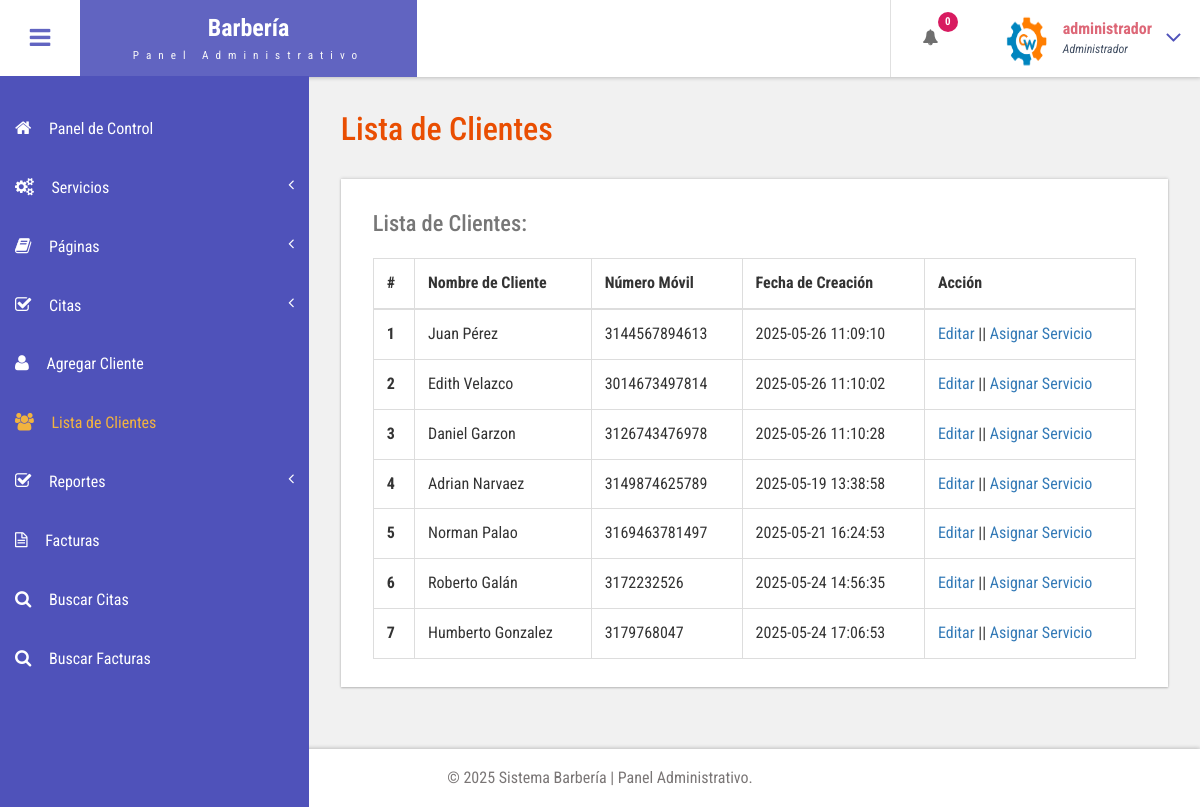
The app's page /admin/customer-list.php (signed in) with its own data.
### tables this page shows
CREATE TABLE `tblcustomers` (
  `ID` int(10) NOT NULL,
  `Name` varchar(120) DEFAULT NULL,
  `Email` varchar(200) DEFAULT NULL,
  `MobileNumber` bigint(11) DEFAULT NULL,
  `Gender` enum('Mujer','Hombre','No definido') DEFAULT NULL,
  `Details` mediumtext DEFAULT NULL,
  `CreationDate` timestamp NULL DEFAULT current_timestamp(),
  `UpdationDate` timestamp NULL DEFAULT NULL ON UPDATE current_timestamp()
);

### admin/customer-list.php (the view, shortened to what this page needs)
<?php
include('includes/dbconnection.php');
if (strlen($_SESSION['bpmsaid']==0)) {
  header('location:logout.php');
  } else{
  ?>
<!DOCTYPE HTML>
<html>
<head>
<link href="css/bootstrap.css" rel='stylesheet' type='text/css' />
<link href="css/style.css" rel='stylesheet' type='text/css' />
<link href="css/font-awesome.css" rel="stylesheet">
<link href="css/animate.css" rel="stylesheet" type="text/css" media="all">
<link href="css/custom.css" rel="stylesheet">
</head>
<body class="cbp-spmenu-push">
	<div class="main-content">
		 <?php include_once('includes/sidebar.php');?>
		 <?php include_once('includes/header.php');?>
		<div id="page-wrapper">
			<div class="main-page">
				<div class="tables">
					<h3 class="title1">Lista de Clientes</h3>
					<div class="table-responsive bs-example widget-shadow">
						<h4>Lista de Clientes:</h4>
						<table class="table table-bordered"> <thead> <tr> <th>#</th> <th>Nombre de Cliente</th> <th>Número Móvil</th> <th>Fecha de Creación</th><th>Acción</th> </tr> </thead> <tbody>
<?php
$ret=mysqli_query($con,"select *from  tblcustomers");
$cnt=1;
while ($row=mysqli_fetch_array($ret)) {
?>
						 <tr> <th scope="row"><?php echo $cnt;?></th> <td><?php  echo $row['Name'];?></td> <td><?php  echo $row['MobileNumber'];?></td><td><?php  echo $row['CreationDate'];?></td> <td><a href="edit-customer-detailed.php?editid=<?php echo $row['ID'];?>">Editar</a>  ||  <a href="add-customer-services.php?addid=<?php echo $row['ID'];?>">Asignar Servicio</a></td> </tr>   <?php
$cnt=$cnt+1;
}?></tbody> </table>
					</div>
				</div>
			</div>
		</div>
		 <?php include_once('includes/footer.php');?>
	</div>
</body>
</html>
<?php }  ?>

### admin/includes/header.php (shortened to what this page needs)
<div class="sticky-header header-section ">
      <div class="header-left">
        <button id="showLeftPush"><i class="fa fa-bars"></i></button>
        <div class="logo">
          <a href="index.php">
            <h1>Barbería</h1>
            <span>Panel Administrativo</span>
          </a>
        </div>
      </div>
      <div class="header-right">
        <div class="profile_details_left">
          <ul class="nofitications-dropdown">
            <?php
$ret1=mysqli_query($con,"select ID,Name from  tblappointment where Status=''");
$num=mysqli_num_rows($ret1);
?>
            <li class="dropdown head-dpdn">
              <a href="#" class="dropdown-toggle" data-toggle="dropdown" aria-expanded="false"><i class="fa fa-bell"></i><span class="badge blue"><?php echo $num;?></span></a>
            </li>
          </ul>
          <div class="clearfix"> </div>
        </div>
        <div class="profile_details">
        <?php
$adid=$_SESSION['bpmsaid'];
$ret=mysqli_query($con,"select AdminName from tbladmin where ID='$adid'");
$row=mysqli_fetch_array($ret);
$name=$row['AdminName'];
?>
          <ul>
            <li class="dropdown profile_details_drop">
              <a href="#" class="dropdown-toggle" data-toggle="dropdown" aria-expanded="false">
                <div class="profile_img">
                  <span class="prfil-img"><img src="images/logo2.png" alt="" width="50" height="60"> </span>
                  <div class="user-name">
                    <p><?php echo $name; ?></p>
                    <span>Administrador</span>
                  </div>
                  <i class="fa fa-angle-down lnr"></i>
                  <div class="clearfix"></div>
                </div>
              </a>
            </li>
          </ul>
        </div>
      </div>
      <div class="clearfix"> </div>
    </div>

### admin/css/style.css (style rules this page uses)
h4, h5, h6, h1, h2, h3 { margin: 0; }
ul, ol { margin: 0; }
p { margin: 0; }
html, body { font-family: 'Roboto Condensed', sans-serif; font-size: 100%; overflow-x: hidden; background: #fff; }
body a { transition: 0.5s all ease; -webkit-transition: 0.5s all ease; -moz-transition: 0.5s all ease; -o-transition: 0.5s all ease; -ms-transition: 0.5s all ease; text-decoration:none; }
h1,h2,h3,h4,h5,h6 { margin:0; }
p { margin:0; }
ul,label { margin:0; padding:0; }
.main-content { position: relative; }
.sticky-header { position: fixed; top: 0; left:0px; width: 100%; z-index: 100; }
.header-section { background:#FFF; box-shadow: 1px 1px 4px rgba(0, 0, 0, 0.21); -webkit-box-shadow: 1px 1px 4px rgba(0, 0, 0, 0.21); -moz-box-shadow: 1px 1px 4px rgba(0, 0, 0, 0.21); -o-box-shadow: 1px 1px 4px rgba(0, 0, 0, 0.21); }
.header-section::after { clear: both; display: block; content: ''; }
.header-left { float: left; width: 45%; }
.header-right { float: right; }
button#showLeftPush { font-size: 1.5em; width: 80px; padding: 0.87em 0; text-align: center; cursor: pointer; float: left; color: #6F6F6F; -moz-transition: all 0.2s ease-out 0s; -webkit-transition: all 0.2s ease-out 0s; transition: all 0.2s ease-out 0s; border: none; background-color: #fff; outline:none; }
.cbp-spmenu-push { overflow-x: hidden; position: relative; }
.cbp-spmenu, .cbp-spmenu-push { -webkit-transition: all 0.3s ease; -moz-transition: all 0.3s ease; transition: all 0.3s ease; }
.cbp-spmenu-push div#page-wrapper { margin: 0 0 0 19.3em; transition:.5s all; -webkit-transition:.5s all; -moz-transition:.5s all; }
.fa { display: inline-block; font-family: FontAwesome; font-style: normal; font-weight: normal; line-height: 1; -webkit-font-smoothing: antialiased; -moz-osx-font-smoothing: grayscale; }
.logo { background: #6164C1; text-align: center; float: left; }
.logo a { padding: 0.9em 3.3em .7em; display: block; text-decoration: none; }
.logo a h1 { color: #fff; font-size: 1.5em; line-height: 1.2em; font-weight: 700; }
.logo a span { color: #F8F8F8; font-size: .7em; text-align: center; letter-spacing: 7px; }
.profile_details_left { float: left; }
li.dropdown.head-dpdn { display: inline-block; padding: 1.7em 0; border-left: 1px solid #E0E0E0; float: left; }
li.dropdown.head-dpdn a.dropdown-toggle { padding: 1.7em 2em; }
i.fa.fa-bell { color:#6F6F6F; }
.header-right span.badge { font-size: 11px; font-weight: bold; color: #FFF; background: #8BC34A; line-height: 15px; width: 20px; height: 20px; border-radius: 2em; -webkit-border-radius: 2em; -moz-border-radius: 2em; -o-border-radius: 2em; text-align: center; display: inline-block; position: absolute; top: 16%; padding: 2px 0 0; }
.header-right span.blue { background-color:#D81B60; }
.profile_details { float: right; }
.profile_details_drop a.dropdown-toggle { display:block; padding: 0.8em 3em 0 2em; }
.profile_img span.prfil-img { float:left; }
.user-name { float:left; margin-top:8px; margin-left:11px; height:35px; }
.profile_details ul li { list-style-type:none; position:relative; }
.profile_details li a i.fa.lnr { position: absolute; top: 34%; right: 8%; color: #4F52BA; font-size: 1.6em; }
.user-name p { font-size:1em; color:#DD6777; line-height:1em; font-weight:700; }
.user-name span { font-size: .75em; font-style: italic; color: #424f63; font-weight: normal; margin-top: .3em; }
.widget-shadow { background-color: #fff; box-shadow: 0 -1px 3px rgba(0,0,0,.12),0 1px 2px rgba(0,0,0,.24); -webkit-box-shadow: 0 -1px 3px rgba(0,0,0,.12),0 1px 2px rgba(0,0,0,.24); -moz-box-shadow: 0 -1px 3px rgba(0,0,0,.12),0 1px 2px rgba(0,0,0,.24); }
h3.title1 { font-size: 2em; color: #e94e02; margin-bottom: 0.8em; }
.table > thead > tr > th, .table > tbody > tr > th, .table > tfoot > tr > th, .table > thead > tr > td, .table > tbody > tr > td, .table > tfoot > tr > td { border-top: none; }
.tables h4 { font-size: 1.4em; margin-bottom: 1em; color: #777777; }
.tables .panel-body ,.tables .bs-example { padding: 2em 2em 0.5em; }
.tables .table > thead > tr > th, .tables .table > tbody > tr > th, .tables .table > tfoot > tr > th, .tables .table > thead > tr > td, .tables .table > tbody > tr > td, .tables .table > tfoot > tr > td { padding: 13px; border-top: 1px solid #E0E0E0; }
.bs-example { margin-top: 2em; }

### admin/css/custom.css (style rules this page uses)
#page-wrapper { padding:7em 2em 2.5em; background-color: #F1F1F1; }

### records on screen
tblcustomers: Name "Juan Pérez", MobileNumber "3144567894613", CreationDate "2025-05-26 11:09:10"
tblcustomers: Name "Edith Velazco", MobileNumber "3014673497814", CreationDate "2025-05-26 11:10:02"
tblcustomers: Name "Daniel Garzon", MobileNumber "3126743476978", CreationDate "2025-05-26 11:10:28"
tblcustomers: Name "Adrian Narvaez", MobileNumber "3149874625789", CreationDate "2025-05-19 13:38:58"
tblcustomers: Name "Norman Palao", MobileNumber "3169463781497", CreationDate "2025-05-21 16:24:53"
tblcustomers: Name "Roberto Galán", MobileNumber "3172232526", CreationDate "2025-05-24 14:56:35"
tblcustomers: Name "Humberto Gonzalez", MobileNumber "3179768047", CreationDate "2025-05-24 17:06:53"

### other values on screen
$num "0"
$name "administrador"
